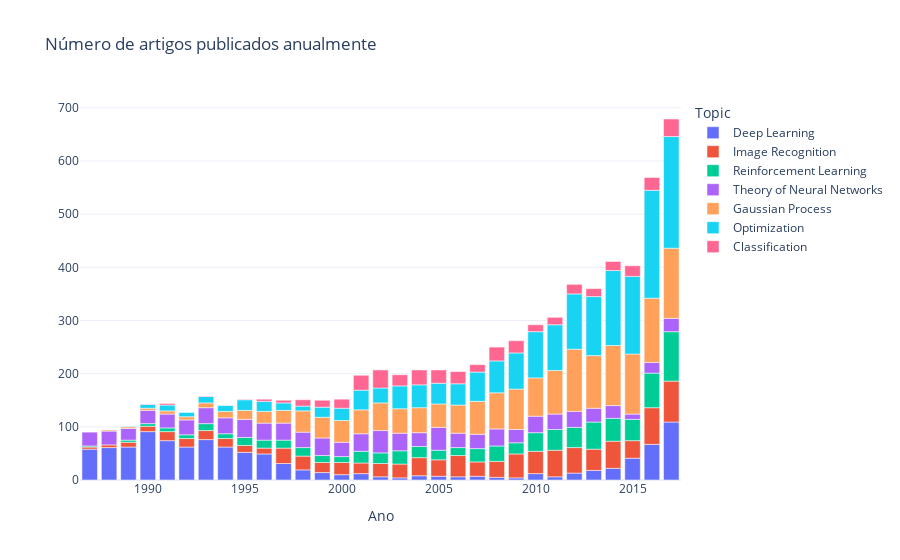

Notebook cell for this chart:
### Code cell
fig = px.bar(timeline, x='year', y='ocorrencias', color='Topic',
            labels={'year':'Ano', 'ocorrencias':''}, title='Número de artigos publicados anualmente', template='plotly_white')

fig.show()

### Figure 1 — Plotly figure (JSON) as saved in the notebook; plotly's stock layout.template omitted (floating-point values rounded to 4 significant figures)
{"data": [{"alignmentgroup": "True", "hovertemplate": "Topic=Deep Learning<br>Ano=%{x}<br>=%{y}<extra></extra>", "legendgroup": "Deep Learning", "marker": {"color": "#636efa", "pattern": {"shape": ""}}, "name": "Deep Learning", "offsetgroup": "Deep Learning", "orientation": "v", "showlegend": true, "textposition": "auto", "type": "bar", "x": [1987, 1988, 1989, 1990, 1991, 1992, 1993, 1994, 1995, 1996, 1997, 1998, 1999, 2000, 2001, 2002, 2003, 2004, 2005, 2006, 2007, 2008, 2009, 2010, 2011, 2012, 2013, 2014, 2015, 2016, 2017], "xaxis": "x", "y": [58, 61, 62, 91, 74, 62, 76, 62, 52, 49, 31, 19, 14, 10, 12, 6, 4, 8, 7, 6, 7, 5, 4, 12, 6, 13, 18, 22, 41, 67, 109], "yaxis": "y"}, {"alignmentgroup": "True", "hovertemplate": "Topic=Image Recognition<br>Ano=%{x}<br>=%{y}<extra></extra>", "legendgroup": "Image Recognition", "marker": {"color": "#EF553B", "pattern": {"shape": ""}}, "name": "Image Recognition", "offsetgroup": "Image Recognition", "orientation": "v", "showlegend": true, "textposition": "auto", "type": "bar", "x": [1987, 1988, 1989, 1990, 1991, 1992, 1993, 1994, 1995, 1996, 1997, 1998, 1999, 2000, 2001, 2002, 2003, 2004, 2005, 2006, 2007, 2008, 2009, 2010, 2011, 2012, 2013, 2014, 2015, 2016, 2017], "xaxis": "x", "y": [4, 5, 9, 10, 17, 16, 17, 16, 13, 11, 29, 26, 19, 23, 20, 25, 26, 34, 31, 40, 27, 30, 45, 42, 50, 48, 40, 51, 33, 69, 77], "yaxis": "y"}, {"alignmentgroup": "True", "hovertemplate": "Topic=Reinforcement Learning<br>Ano=%{x}<br>=%{y}<extra></extra>", "legendgroup": "Reinforcement Learning", "marker": {"color": "#00cc96", "pattern": {"shape": ""}}, "name": "Reinforcement Learning", "offsetgroup": "Reinforcement Learning", "orientation": "v", "showlegend": true, "textposition": "auto", "type": "bar", "x": [1987, 1989, 1990, 1991, 1992, 1993, 1994, 1995, 1996, 1997, 1998, 1999, 2000, 2001, 2002, 2003, 2004, 2005, 2006, 2007, 2008, 2009, 2010, 2011, 2012, 2013, 2014, 2015, 2016, 2017], "xaxis": "x", "y": [2, 4, 5, 7, 7, 13, 9, 15, 15, 15, 16, 13, 11, 22, 20, 25, 21, 18, 15, 25, 29, 21, 35, 39, 38, 51, 43, 40, 65, 93], "yaxis": "y"}, {"alignmentgroup": "True", "hovertemplate": "Topic=Theory of Neural Networks<br>Ano=%{x}<br>=%{y}<extra></extra>", "legendgroup": "Theory of Neural Networks", "marker": {"color": "#ab63fa", "pattern": {"shape": ""}}, "name": "Theory of Neural Networks", "offsetgroup": "Theory of Neural Networks", "orientation": "v", "showlegend": true, "textposition": "auto", "type": "bar", "x": [1987, 1988, 1989, 1990, 1991, 1992, 1993, 1994, 1995, 1996, 1997, 1998, 1999, 2000, 2001, 2002, 2003, 2004, 2005, 2006, 2007, 2008, 2009, 2010, 2011, 2012, 2013, 2014, 2015, 2016, 2017], "xaxis": "x", "y": [26, 26, 22, 25, 26, 28, 30, 30, 34, 32, 32, 29, 33, 27, 33, 42, 33, 26, 43, 27, 27, 32, 25, 31, 29, 30, 26, 24, 10, 20, 25], "yaxis": "y"}, {"alignmentgroup": "True", "hovertemplate": "Topic=Gaussian Process<br>Ano=%{x}<br>=%{y}<extra></extra>", "legendgroup": "Gaussian Process", "marker": {"color": "#FFA15A", "pattern": {"shape": ""}}, "name": "Gaussian Process", "offsetgroup": "Gaussian Process", "orientation": "v", "showlegend": true, "textposition": "auto", "type": "bar", "x": [1988, 1989, 1990, 1991, 1992, 1993, 1994, 1995, 1996, 1997, 1998, 1999, 2000, 2001, 2002, 2003, 2004, 2005, 2006, 2007, 2008, 2009, 2010, 2011, 2012, 2013, 2014, 2015, 2016, 2017], "xaxis": "x", "y": [2, 3, 4, 6, 6, 9, 12, 17, 22, 24, 40, 39, 41, 45, 52, 46, 47, 44, 53, 62, 68, 76, 72, 82, 117, 99, 113, 113, 121, 132], "yaxis": "y"}, {"alignmentgroup": "True", "hovertemplate": "Topic=Optimization<br>Ano=%{x}<br>=%{y}<extra></extra>", "legendgroup": "Optimization", "marker": {"color": "#19d3f3", "pattern": {"shape": ""}}, "name": "Optimization", "offsetgroup": "Optimization", "orientation": "v", "showlegend": true, "textposition": "auto", "type": "bar", "x": [1989, 1990, 1991, 1992, 1993, 1994, 1995, 1996, 1997, 1998, 1999, 2000, 2001, 2002, 2003, 2004, 2005, 2006, 2007, 2008, 2009, 2010, 2011, 2012, 2013, 2014, 2015, 2016, 2017], "xaxis": "x", "y": [1, 7, 11, 8, 12, 11, 20, 19, 14, 9, 19, 23, 37, 28, 43, 43, 39, 40, 55, 60, 68, 87, 86, 104, 111, 141, 146, 203, 210], "yaxis": "y"}, {"alignmentgroup": "True", "hovertemplate": "Topic=Classification<br>Ano=%{x}<br>=%{y}<extra></extra>", "legendgroup": "Classification", "marker": {"color": "#FF6692", "pattern": {"shape": ""}}, "name": "Classification", "offsetgroup": "Classification", "orientation": "v", "showlegend": true, "textposition": "auto", "type": "bar", "x": [1990, 1991, 1993, 1995, 1996, 1997, 1998, 1999, 2000, 2001, 2002, 2003, 2004, 2005, 2006, 2007, 2008, 2009, 2010, 2011, 2012, 2013, 2014, 2015, 2016, 2017], "xaxis": "x", "y": [1, 3, 1, 1, 4, 5, 12, 13, 17, 28, 34, 21, 28, 25, 23, 14, 26, 23, 13, 14, 18, 15, 17, 20, 24, 33], "yaxis": "y"}], "layout": {"barmode": "relative", "legend": {"title": {"text": "Topic"}, "tracegroupgap": 0}, "title": {"text": "Número de artigos publicados anualmente"}, "xaxis": {"anchor": "y", "domain": [0, 1], "title": {"text": "Ano"}}, "yaxis": {"anchor": "x", "domain": [0, 1], "title": {"text": ""}}}}
